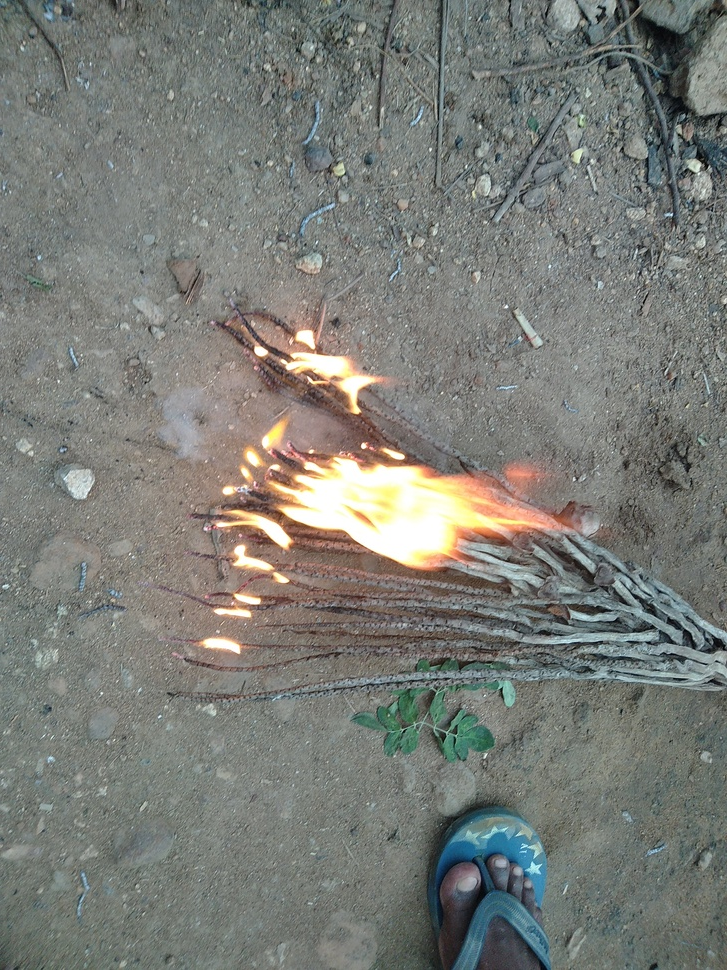
#> input picture Datacluster Fire and Smoke Sample/Datacluster Fire and Smoke Sample (1).jpg, 727 x 970 px, shrunk from 2448 x 3264 before the run, given in place of the camera
$ python project.py
#> lines starting #> are read from the running program, lines starting #| are printed output that depends on the picture; after the words box and inside, x2 and y2 are one past the last pixel; in counts of white or black regions, pixels touching at a corner belong together
import cv2
import numpy as np
from playsound import playsound

cap = cv2.VideoCapture(0)

""" it help to identify the fire in the video stream"""

lower_red = np.array([0, 120, 70])
upper_red = np.array([10, 255 ,255])

# Alert sound

Alert_sound = "alarm.mp3"

# Cool down frames for setting the alert sound
alert_flag = False
cooldown_frames = 100
current_cooldown = cooldown_frames
min_contour_area = 1000

# main loop
while True:
    ret, frame = cap.read()
#> frame is the input picture: shape (970, 727, 3); mean B, G, R 119.2, 124.6, 122.4
    if not ret:
        break

    # converted each frame into HSV
    # create a mask to isolate the red region
    hsv = cv2.cvtColor(frame, cv2.COLOR_BGR2HSV)
#> hsv: shape (970, 727, 3); mean H, S, V 55.4, 25.3, 128.5
    mask = cv2.inRange(hsv, lower_red, upper_red)
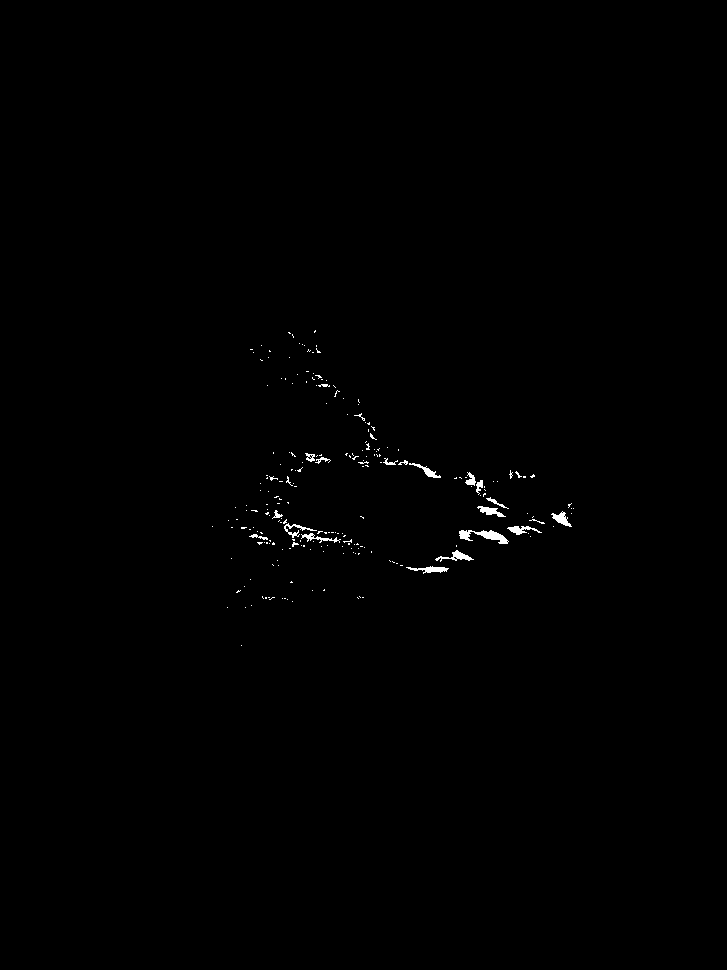
#> mask: shape (970, 727); 0.38% white; 223 white regions (202 under 20 px), largest, box (x1, y1, x2, y2) and area: (459, 530, 509, 544) 323, (435, 550, 474, 562) 163, (406, 566, 449, 574) 160

    # Apply morphological operation to reduce noise
    kernel = np.ones((5 , 5), np.uint8)
    mask = cv2.dilate(mask, kernel , iterations=1)
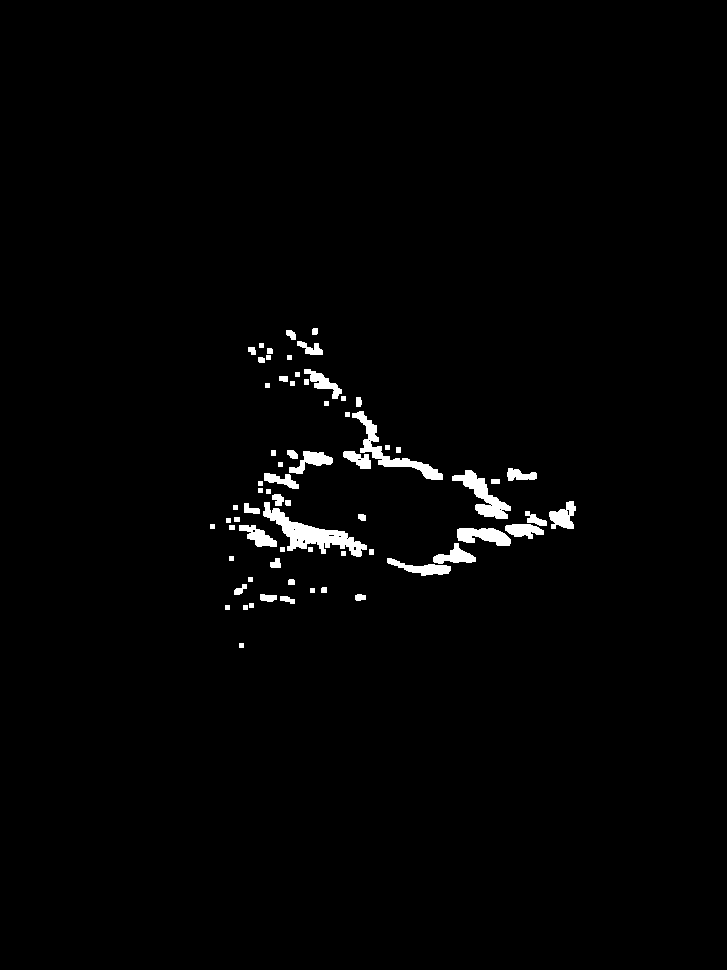
#> mask: shape (970, 727); 1.6% white; 69 white regions, largest, box (x1, y1, x2, y2) and area: (263, 502, 367, 557) 1787, (352, 411, 443, 480) 1164, (452, 470, 511, 519) 1038
    mask = cv2.erode(mask, kernel , iterations=1)
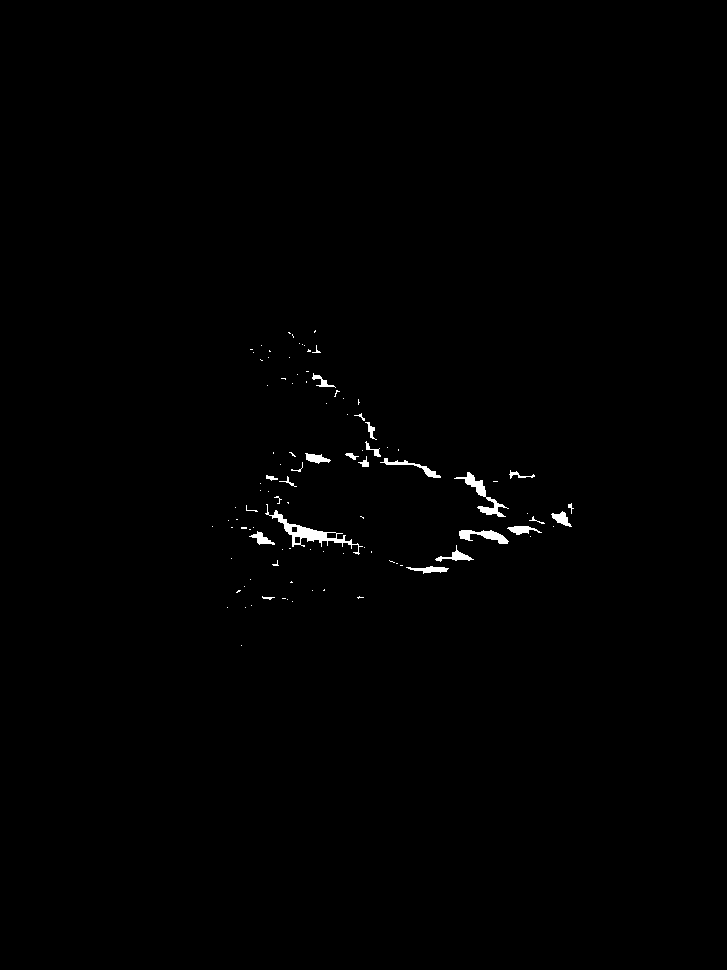
#> mask: shape (970, 727); 0.53% white; 100 white regions (76 under 20 px)

    contours, _ = cv2.findContours(mask , cv2.RETR_EXTERNAL, cv2.CHAIN_APPROX_SIMPLE)
#> contours = 100 contours, 83 with area under 20; largest, box (x1, y1, x2, y2) and area: (265, 504, 363, 555) 710, (454, 472, 509, 517) 395, (459, 530, 509, 544) 287, (380, 458, 441, 478) 173, (435, 545, 474, 562) 142

    for contour in contours:
        area = cv2.contourArea(contour)
        if area < min_contour_area:
            continue

        # filter contours based on other properties if needed

        if not alert_flag and current_cooldown == cooldown_frames:
            playsound(Alert_sound)
            print("Fire Detected")
            alert_flag = True
#> this loop made 100 passes
#> area on passes 16, 29, 31, 32, 38, 45, 48, 57, 58, 59: 128.5, 142, 119, 287, 132, 133, 709.5, 24.5, 395, 39
#> after the loop, alert_flag = False

    if alert_flag:
        current_cooldown -= 1
        if current_cooldown == 0:
            alert_flag = False
            current_cooldown = cooldown_frames

    cv2.drawContours(frame, contours , -1 , (0 , 255 , 0), 2)
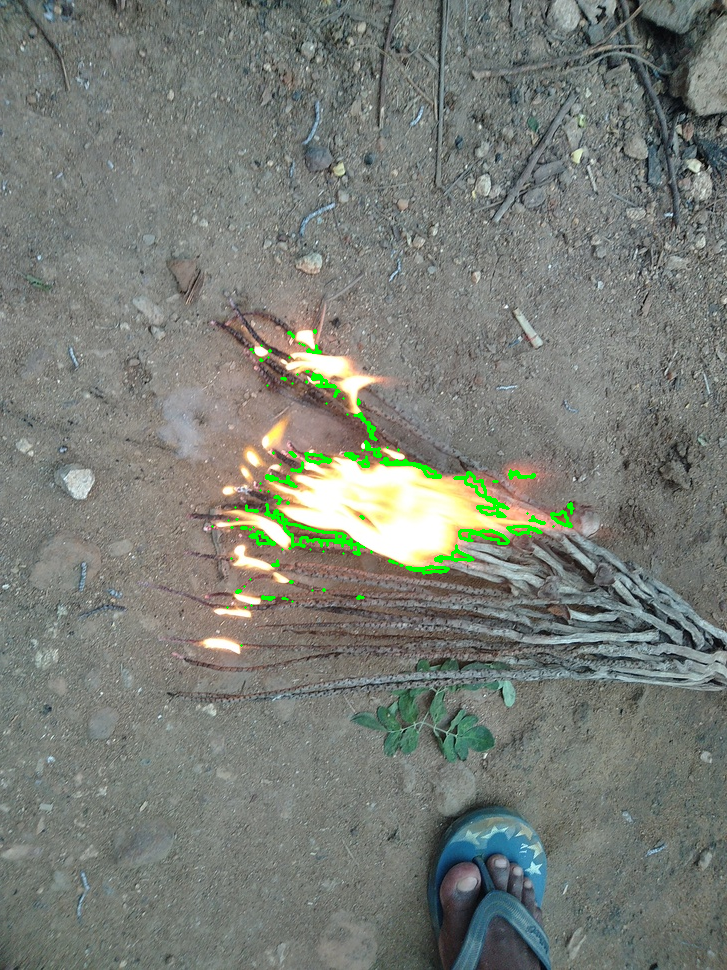
#> frame: shape (970, 727, 3); 0.83% of pixels changed, all inside (x1, y1, x2, y2) = (211, 329, 575, 647)
    cv2.imshow("Fire Detection" , frame)

    if cv2.waitKey(1) & 0xFF == ord('q'):
#> (key q is pressed here)
        break  # Correct indentation for the break statement

# Release the video capture and close all windows
cap.release()
cv2.destroyAllWindows()

$ run again, on Datacluster Fire and Smoke Sample/Datacluster Fire and Smoke Sample (100).jpg
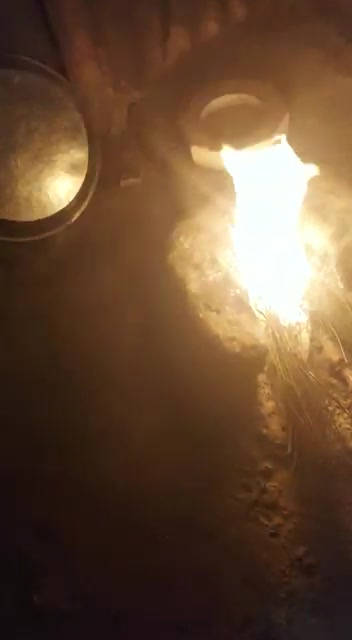
#> input picture Datacluster Fire and Smoke Sample/Datacluster Fire and Smoke Sample (100).jpg, 352 x 640 px, given in place of the camera
#> frame is the input picture: shape (640, 352, 3); mean B, G, R 53.4, 76.1, 103.6
#> hsv: shape (640, 352, 3); mean H, S, V 23, 140.7, 103.9
#> `mask = cv2.erode(mask, kernel , iterations=1)`:
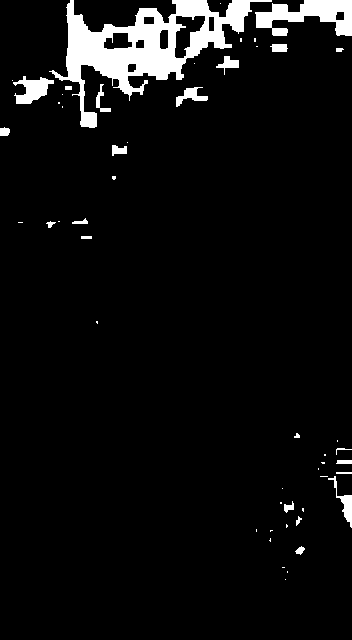
#> mask: shape (640, 352); 5.7% white; 51 white regions (29 under 20 px)
#> contours = 51 contours, 35 with area under 20; largest, box (x1, y1, x2, y2) and area: (49, 0, 272, 128) 9505, (255, 0, 352, 36) 1843, (13, 76, 54, 104) 549, (328, 476, 352, 528) 236, (176, 87, 208, 107) 218
#> the loop `for contour in contours:` made 51 passes
#> (area, alert_flag) on pass 50: (1843, True)
#> (printed output is left out)
#> after the loop `for contour in contours:`: alert_flag = True
#> `cv2.drawContours(frame, contours , -1 , (0 , 255 , 0), 2)`:
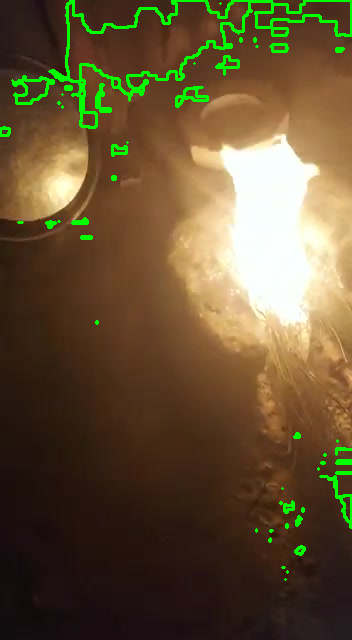
#> frame: shape (640, 352, 3); 3.15% of pixels changed, all inside (x1, y1, x2, y2) = (0, 0, 352, 581)
